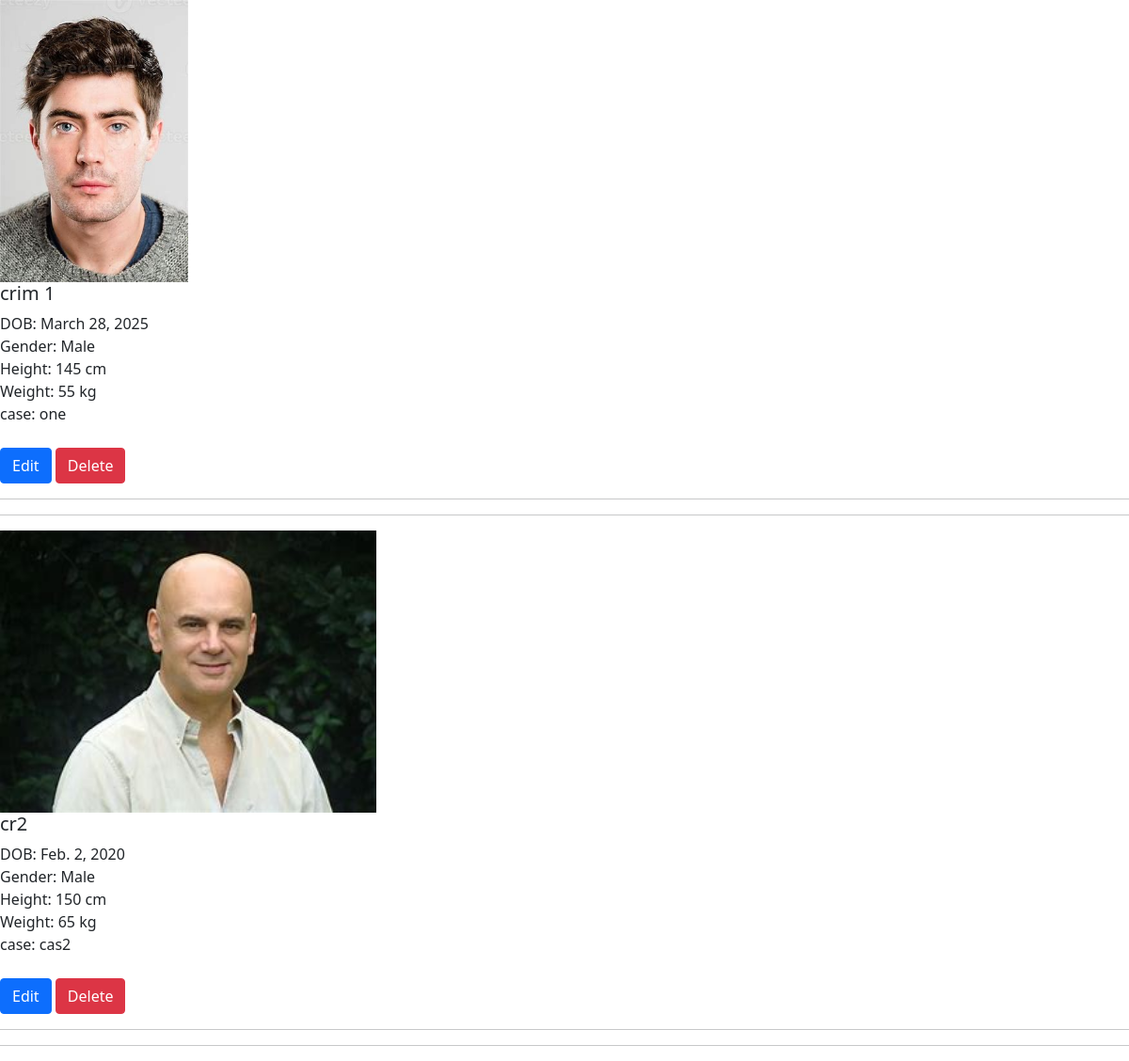
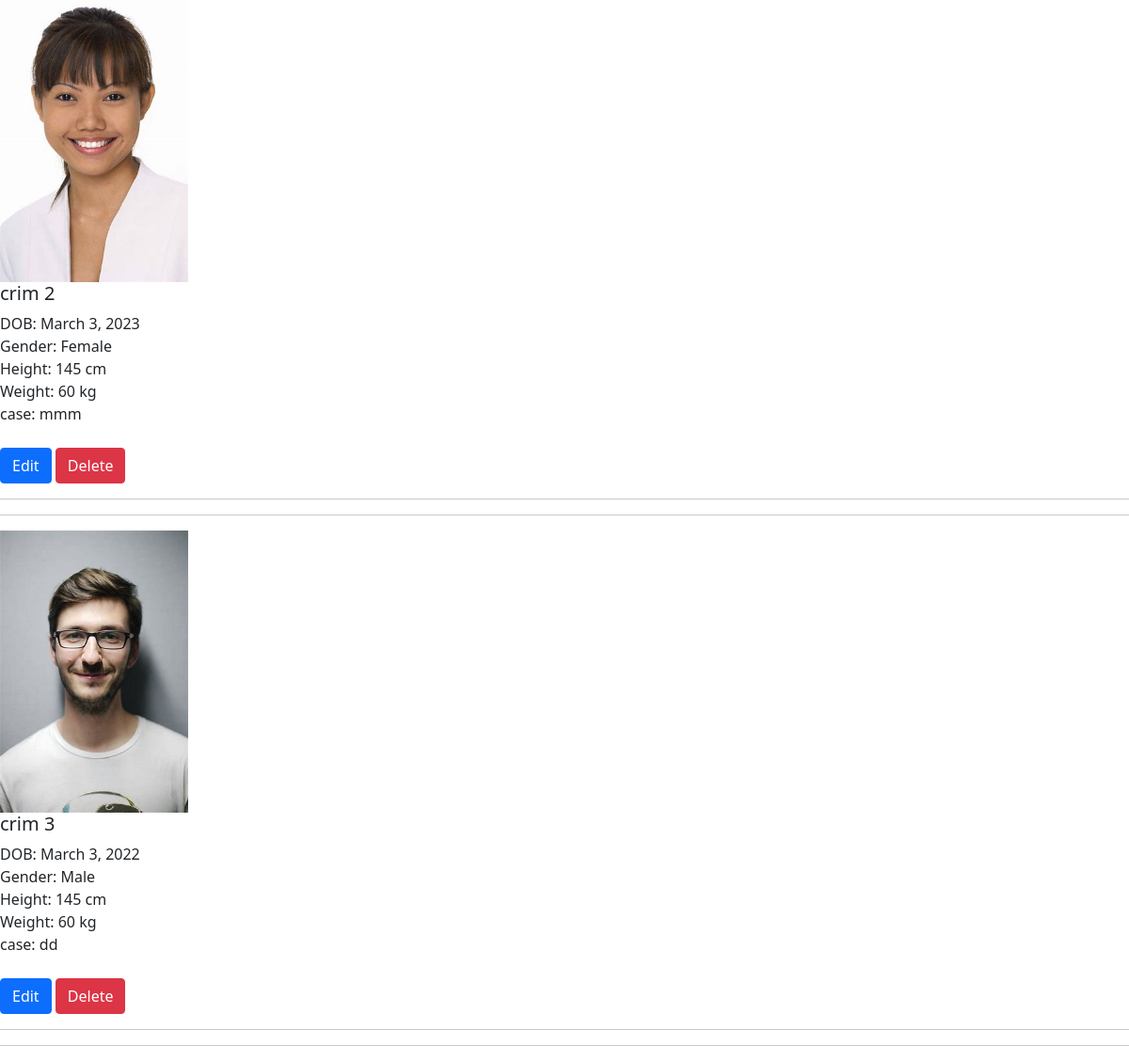
Screenshot of /view_criminals/ with the database file from the repository (2 pictures, top to bottom).
### app_mini/models.py (models this page shows)
class CriminalRegistration(models.Model):
    GENDER_CHOICES = [
        ('M', 'Male'),
        ('F', 'Female'),
        ('O', 'Other')
    ]
    full_name = models.CharField(max_length=30)
    dob = models.DateField()
    case = models.TextField()
    height = models.IntegerField(null=True)
    weight = models.IntegerField(null = True)
    gender = models.CharField(max_length=1, choices=GENDER_CHOICES)
    photo = models.ImageField(upload_to='criminal_photo/', null=True)
    station = models.ForeignKey(police_station_registration, on_delete=models.SET_NULL, null=True)
    date = models.DateField(auto_now_add=True)

### app_mini/views.py (the view)
# urls.py: path('view_criminals/', views.view_criminals, name='view_criminals'),
def view_criminals(request):
    try:
        criminal_data = CriminalRegistration.objects.all()
        return render(request, 'police_station/view_criminals.html', {'criminal_data' : criminal_data})
    except CriminalRegistration.DoesNotExist:
        messages.error(request, 'No Criminal Registred')
        return redirect('police_station/station_home')

### app_mini/templates/police_station/view_criminals.html (shortened to what this page needs)
<!DOCTYPE html>
<html lang="en">
<head>
    <link href="https://cdn.jsdelivr.net/npm/bootstrap@5.0.2/dist/css/bootstrap.min.css" rel="stylesheet">
</head>
<body>
            {% for i in criminal_data %}
                    {% if i.photo %}
                        <img src="{{ i.photo.url }}" alt="Criminal Photo" style="height: 300px;">
                    {% else %}
                            No Photo Available
                    {% endif %}
                        <h5>{{ i.full_name }}</h5>
                            DOB: {{ i.dob }}<br>
                            Gender: {{ i.get_gender_display }}<br>
                            Height: {{ i.height }} cm<br>
                            Weight: {{ i.weight }} kg<br>
                            case: {{i.case}}
                        <br>
                        <br>
                        <a href="{% url 'edit_criminal_data' i.id %}" class="btn btn-primary">Edit</a>
                        <a href="{% url 'delete_criminal_data' i.id %}" class="btn btn-danger">Delete</a>
                        <br>
                        <hr><hr>
            {% endfor %}
</body>
</html>

### rows the page displays
CriminalRegistration: photo (picture), full_name "crim 1", dob "March 28, 2025", gender "Male", height "145", weight "55", case "one"
CriminalRegistration: photo (picture), full_name "cr2", dob "Feb. 2, 2020", gender "Male", height "150", weight "65", case "cas2"
CriminalRegistration: photo (picture), full_name "crim 2", dob "March 3, 2023", gender "Female", height "145", weight "60", case "mmm"
CriminalRegistration: photo (picture), full_name "crim 3", dob "March 3, 2022", gender "Male", height "145", weight "60", case "dd"
